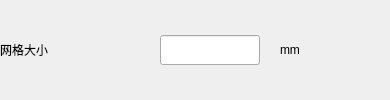
       <widget class="QWidget" name="widget_7" native="true">
        <layout class="QHBoxLayout" name="horizontalLayout_9">
         <property name="spacing">
          <number>20</number>
         </property>
         <property name="leftMargin">
          <number>0</number>
         </property>
         <property name="topMargin">
          <number>0</number>
         </property>
         <property name="rightMargin">
          <number>0</number>
         </property>
         <property name="bottomMargin">
          <number>0</number>
         </property>
         <item>
          <widget class="QLabel" name="lbPart6">
           <property name="minimumSize">
            <size>
             <width>100</width>
             <height>30</height>
            </size>
           </property>
           <property name="maximumSize">
            <size>
             <width>100</width>
             <height>30</height>
            </size>
           </property>
           <property name="text">
            <string>网格大小</string>
           </property>
           <property name="alignment">
            <set>Qt::AlignLeading|Qt::AlignLeft|Qt::AlignVCenter</set>
           </property>
          </widget>
         </item>
         <item>
          <spacer name="horizontalSpacer_11">
           <property name="orientation">
            <enum>Qt::Horizontal</enum>
           </property>
           <property name="sizeHint" stdset="0">
            <size>
             <width>40</width>
             <height>20</height>
            </size>
           </property>
          </spacer>
         </item>
         <item>
          <widget class="QLineEdit" name="lePartM">
           <property name="minimumSize">
            <size>
             <width>100</width>
             <height>30</height>
            </size>
           </property>
           <property name="maximumSize">
            <size>
             <width>100</width>
             <height>30</height>
            </size>
           </property>
          </widget>
         </item>
         <item>
          <widget class="QLabel" name="lbPart2_7">
           <property name="minimumSize">
            <size>
             <width>70</width>
             <height>30</height>
            </size>
           </property>
           <property name="maximumSize">
            <size>
             <width>70</width>
             <height>30</height>
            </size>
           </property>
           <property name="text">
            <string>mm</string>
           </property>
           <property name="alignment">
            <set>Qt::AlignLeading|Qt::AlignLeft|Qt::AlignVCenter</set>
           </property>
          </widget>
         </item>
         <item>
          <spacer name="horizontalSpacer_12">
           <property name="orientation">
            <enum>Qt::Horizontal</enum>
           </property>
           <property name="sizeHint" stdset="0">
            <size>
             <width>40</width>
             <height>20</height>
            </size>
           </property>
          </spacer>
         </item>
        </layout>
       </widget>
